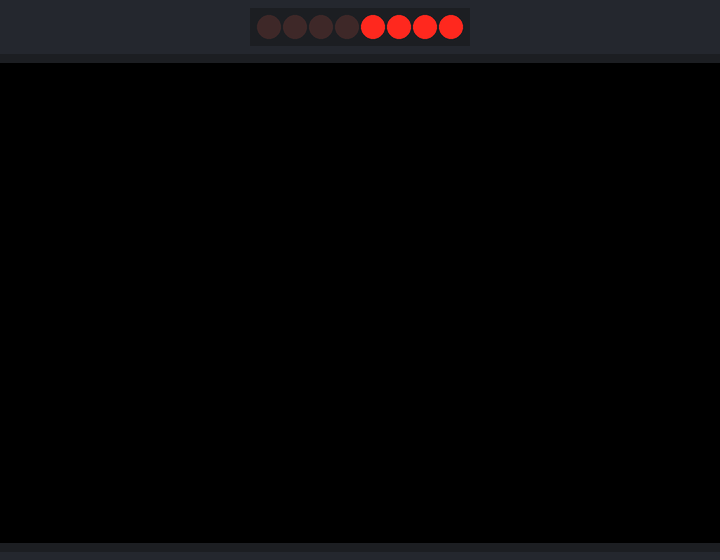
Bench run of a sketch on a simulated ESP32-S3. Shown: 8 port-expander outputs drawn as a row of LEDs (first output left, lit = HIGH), 800×480 colour display. Wiring (inferred from the names in the program): PCF8574 port expander at I2C address 0x24. Wiring (inferred from the signals the program sends): row of LEDs: on Q0, Q1, Q2, Q3, Q4, Q5, Q6, Q7. What the sketch prints to the serial monitor is not drawn.

Above: at 3.3 s.
At 5.8 s:
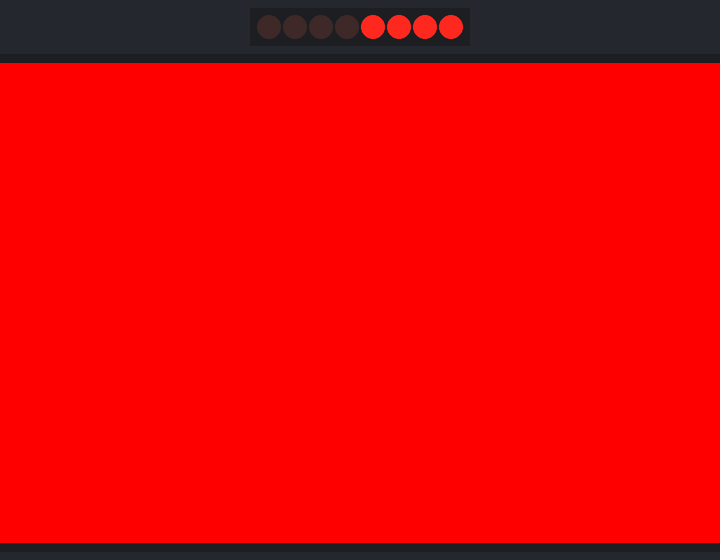
At 8.2 s:
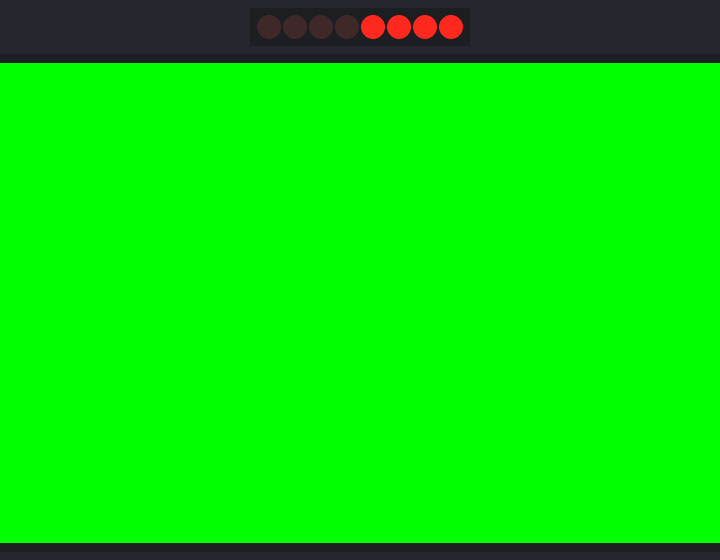
At 10.5 s:
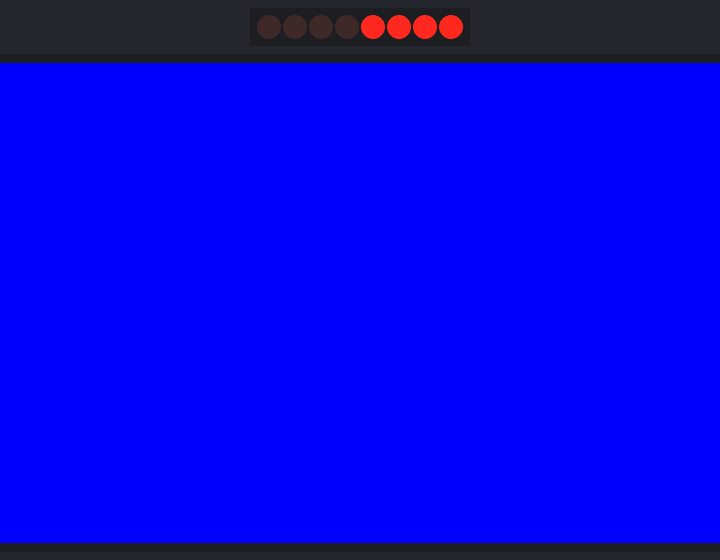
At 12.9 s:
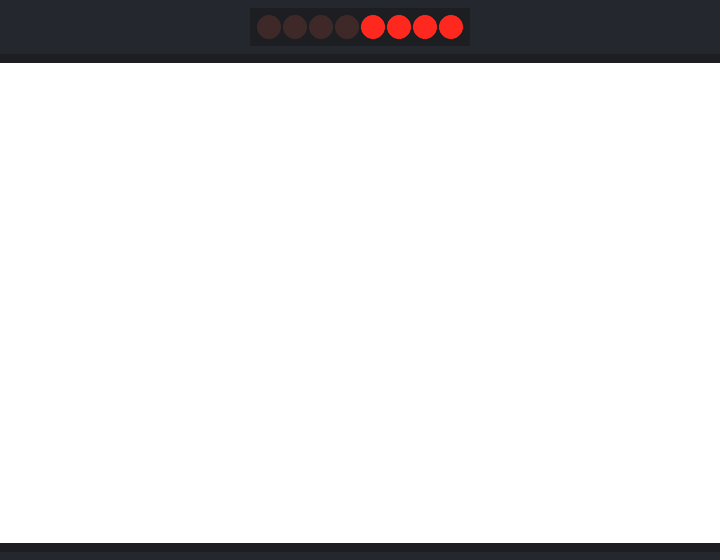
At 23.4 s:
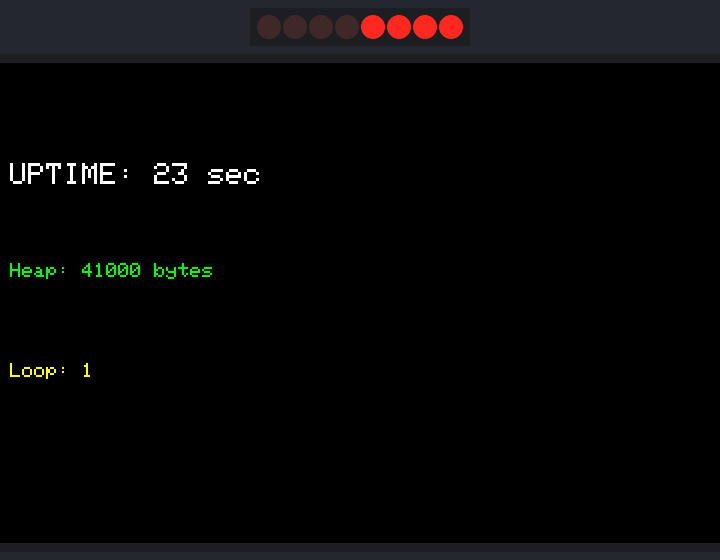
Timing chart, 0 to 24.9 s (numbered marks = the images above):
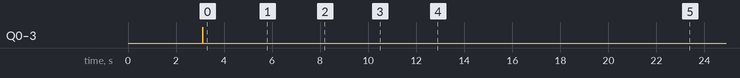

The sketch:

test_schermo_waveshare_5_pollici.ino
```cpp
// ============================================
// TEST DISPLAY - CONFIGURAZIONE CORRETTA PER ESP32-S3-Touch-LCD-5
// ============================================
// Pin mapping corretto + IO expander CH422G per backlight

#include <Arduino.h>
#include <Arduino_GFX_Library.h>
#include <Wire.h>

// ============================================
// CONFIGURAZIONE DISPLAY RGB CORRETTA
// ============================================
#define TFT_WIDTH 800
#define TFT_HEIGHT 480

// Pin RGB corretti per ESP32-S3-Touch-LCD-5 Waveshare (dal datasheet ufficiale)
#define TFT_DE 5
#define TFT_VSYNC 3
#define TFT_HSYNC 46
#define TFT_PCLK 7

// RGB Data pins (verificati da documentazione Waveshare)
#define TFT_R0 1
#define TFT_R1 2
#define TFT_R2 42
#define TFT_R3 41
#define TFT_R4 40

#define TFT_G0 39
#define TFT_G1 0
#define TFT_G2 45
#define TFT_G3 48
#define TFT_G4 47
#define TFT_G5 21

#define TFT_B0 14
#define TFT_B1 38
#define TFT_B2 18
#define TFT_B3 17
#define TFT_B4 10

// Timing parameters corretti (dal esempio funzionante GitHub)
#define HSYNC_POLARITY 0
#define HSYNC_FRONT_PORCH 40
#define HSYNC_PULSE_WIDTH 48
#define HSYNC_BACK_PORCH 88

#define VSYNC_POLARITY 0
#define VSYNC_FRONT_PORCH 13
#define VSYNC_PULSE_WIDTH 3
#define VSYNC_BACK_PORCH 32

#define PCLK_ACTIVE_NEG 1
#define RGB_FREQ 16000000  // 16MHz come nell'esempio funzionante

// ============================================
// IO EXPANDER CH422G CONFIGURATION
// ============================================
#define I2C_SDA_PIN 8
#define I2C_SCL_PIN 9
#define CH422G_ADDRESS 0x24  // Indirizzo I2C del CH422G

// CH422G pin mapping (dal datasheet)
#define CH422G_TP_RST 0   // Touch reset
#define CH422G_LCD_RST 1  // LCD reset
#define CH422G_LCD_BL 2   // LCD backlight
#define CH422G_SD_CS 3    // SD card CS

// ============================================
// VARIABILI GLOBALI
// ============================================
Arduino_ESP32RGBPanel *bus = nullptr;
Arduino_RGB_Display *gfx = nullptr;

// ============================================
// IO EXPANDER FUNCTIONS
// ============================================

bool initIOExpander() {
  Serial.println("=== INIT IO EXPANDER CH422G ===");

  // Inizializza I2C
  Wire.begin(I2C_SDA_PIN, I2C_SCL_PIN);
  Wire.setClock(400000);  // 400kHz

  delay(100);

  // Test comunicazione con CH422G
  Wire.beginTransmission(CH422G_ADDRESS);
  if (Wire.endTransmission() != 0) {
    Serial.println("❌ CH422G non trovato su I2C");
    return false;
  }

  Serial.println("✅ CH422G trovato");

  // Configura tutti i pin come output
  Wire.beginTransmission(CH422G_ADDRESS);
  Wire.write(0x01);  // Set direction register
  Wire.write(0x00);  // All pins as output
  Wire.endTransmission();

  delay(10);

  // Imposta stati iniziali:
  // - LCD_RST = HIGH (rilascia reset LCD)
  // - TP_RST = HIGH (rilascia reset touch)
  // - LCD_BL = HIGH (accende backlight)
  // - SD_CS = HIGH (disabilita SD)

  uint8_t pin_states = (1 << CH422G_LCD_RST) | (1 << CH422G_TP_RST) | (1 << CH422G_LCD_BL) | (1 << CH422G_SD_CS);

  Wire.beginTransmission(CH422G_ADDRESS);
  Wire.write(0x00);  // Output register
  Wire.write(pin_states);
  Wire.endTransmission();

  delay(100);  // Aspetta che il display si stabilizzi

  Serial.println("✅ IO Expander configurato - Backlight ON");
  return true;
}

// ============================================
// DISPLAY FUNCTIONS
// ============================================

bool initDisplay() {
  Serial.println("=== INIT DISPLAY RGB CON PIN CORRETTI ===");

  // Creazione bus RGB con parametri corretti
  bus = new Arduino_ESP32RGBPanel(
    TFT_DE, TFT_VSYNC, TFT_HSYNC, TFT_PCLK,
    TFT_R0, TFT_R1, TFT_R2, TFT_R3, TFT_R4,
    TFT_G0, TFT_G1, TFT_G2, TFT_G3, TFT_G4, TFT_G5,
    TFT_B0, TFT_B1, TFT_B2, TFT_B3, TFT_B4,
    HSYNC_POLARITY, HSYNC_FRONT_PORCH, HSYNC_PULSE_WIDTH, HSYNC_BACK_PORCH,
    VSYNC_POLARITY, VSYNC_FRONT_PORCH, VSYNC_PULSE_WIDTH, VSYNC_BACK_PORCH,
    PCLK_ACTIVE_NEG, RGB_FREQ, true /* auto_flush */
  );

  if (!bus) {
    Serial.println("❌ Errore creazione RGB bus");
    return false;
  }

  gfx = new Arduino_RGB_Display(TFT_WIDTH, TFT_HEIGHT, bus);

  if (!gfx) {
    Serial.println("❌ Errore creazione display");
    return false;
  }

  if (!gfx->begin()) {
    Serial.println("❌ Errore inizializzazione display");
    return false;
  }

  Serial.printf("✅ Display RGB OK: %dx%d @ %dMHz\n",
                TFT_WIDTH, TFT_HEIGHT, RGB_FREQ / 1000000);
  return true;
}

// ============================================
// SETUP
// ============================================
void setup() {
  Serial.begin(115200);
  delay(3000);

  Serial.println("=== TEST ESP32-S3-Touch-LCD-5 - PIN MAPPING CORRETTO ===");
  Serial.printf("Free Heap: %d bytes\n", ESP.getFreeHeap());

  // STEP 1: Inizializza IO expander per backlight
  if (!initIOExpander()) {
    Serial.println("❌ ERRORE: IO Expander non funziona");
    Serial.println("🔧 Possibili cause:");
    Serial.println("   - Pin I2C errati");
    Serial.println("   - CH422G non presente");
    Serial.println("   - Board diversa da ESP32-S3-Touch-LCD-5");
    while (1) {
      delay(1000);
      Serial.println("STUCK - Verifica hardware");
    }
  }

  // STEP 2: Inizializza display RGB
  if (!initDisplay()) {
    Serial.println("❌ ERRORE: Display RGB non funziona");
    while (1) {
      delay(1000);
      Serial.println("STUCK - Display non inizializza");
    }
  }

  Serial.println("🎉 SISTEMA COMPLETO INIZIALIZZATO!");

  // STEP 3: Test visivo completo
  Serial.println("=== TEST VISIVO COMPLETO ===");

  // Test 1: Colori puri con delay maggiore per osservazione
  Serial.println("Test 1: Colori puri...");
  gfx->fillScreen(BLACK);
  delay(2000);
  Serial.println("  - Nero (2 sec)");

  gfx->fillScreen(RED);
  delay(2000);
  Serial.println("  - Rosso (2 sec)");

  gfx->fillScreen(GREEN);
  delay(2000);
  Serial.println("  - Verde (2 sec)");

  gfx->fillScreen(BLUE);
  delay(2000);
  Serial.println("  - Blu (2 sec)");

  gfx->fillScreen(WHITE);
  delay(2000);
  Serial.println("  - Bianco (2 sec)");

  // Test 2: Pattern geometrico
  Serial.println("Test 2: Pattern geometrico...");
  gfx->fillScreen(BLACK);

  // Griglia colorata
  for (int x = 0; x < 800; x += 100) {
    for (int y = 0; y < 480; y += 100) {
      uint16_t color = (x / 100 + y / 100) % 2 ? WHITE : RED;
      gfx->fillRect(x, y, 100, 100, color);
    }
  }

  delay(3000);
  Serial.println("  - Pattern scacchiera (3 sec)");

  // Test 3: Cerchi colorati
  gfx->fillScreen(BLACK);
  gfx->fillCircle(200, 240, 100, RED);
  gfx->fillCircle(400, 240, 100, GREEN);
  gfx->fillCircle(600, 240, 100, BLUE);

  delay(3000);
  Serial.println("  - Cerchi RGB (3 sec)");

  // Test 4: Testo
  gfx->fillScreen(BLACK);
  gfx->setCursor(50, 100);
  gfx->setTextColor(WHITE);
  gfx->setTextSize(3);
  gfx->println("ESP32-S3-Touch-LCD-5");
  gfx->setCursor(50, 200);
  gfx->setTextColor(GREEN);
  gfx->setTextSize(2);
  gfx->println("DISPLAY FUNZIONA!");
  gfx->setCursor(50, 300);
  gfx->setTextColor(YELLOW);
  gfx->println("Pin mapping corretto");
  gfx->setCursor(50, 350);
  gfx->setTextColor(CYAN);
  gfx->println("Backlight attivo");

  Serial.println("  - Testo informativo");

  Serial.println("🎉 TEST COMPLETATO!");
  Serial.println("💡 Se vedi tutti i test sul display, tutto funziona!");
  Serial.printf("Free Heap finale: %d bytes\n", ESP.getFreeHeap());
}

// ============================================
// LOOP
// ============================================
void loop() {
  static uint32_t last_update = 0;
  static uint32_t counter = 0;

  // Aggiorna ogni 5 secondi
  if (millis() - last_update > 5000) {
    counter++;

    // Alternate tra info display e colore casuale
    if (counter % 2 == 1) {
      // Info display
      gfx->fillScreen(BLACK);
      gfx->setCursor(50, 100);
      gfx->setTextColor(WHITE);
      gfx->setTextSize(3);
      gfx->printf("UPTIME: %lu sec", millis() / 1000);
      gfx->setCursor(50, 200);
      gfx->setTextColor(GREEN);
      gfx->setTextSize(2);
      gfx->printf("Heap: %d bytes", ESP.getFreeHeap());
      gfx->setCursor(50, 300);
      gfx->setTextColor(YELLOW);
      gfx->printf("Loop: %lu", counter);
    } else {
      // Colore casuale
      uint16_t colors[] = { RED, GREEN, BLUE, YELLOW, CYAN, MAGENTA };
      uint16_t color = colors[counter % 6];
      gfx->fillScreen(color);

      gfx->setCursor(200, 200);
      gfx->setTextColor(WHITE);
      gfx->setTextSize(4);
      gfx->println("COLOR TEST");
    }

    Serial.printf("⏰ Loop %lu - Heap: %d\n", counter, ESP.getFreeHeap());
    last_update = millis();
  }

  delay(10);
}

/*
📋 RISULTATI ATTESI:

🟢 SE TUTTO FUNZIONA:
   === TEST ESP32-S3-Touch-LCD-5 - PIN MAPPING CORRETTO ===
   ✅ CH422G trovato
   ✅ IO Expander configurato - Backlight ON
   ✅ Display RGB OK: 800x480 @ 16MHz
   🎉 SISTEMA COMPLETO INIZIALIZZATO!

   SUL DISPLAY:
   - Sequenza colori puri (nero→rosso→verde→blu→bianco)
   - Pattern scacchiera rosso/bianco
   - Tre cerchi colorati RGB
   - Testo informativo
   - Loop alternato info/colori

🔴 SE CH422G FALLISCE:
   → Board diversa o pin I2C errati
   → Verifica che sia ESP32-S3-Touch-LCD-5

🟡 SE DISPLAY ANCORA BIANCO:
   → Pin mapping ancora errato
   → Frequenza RGB problematica

🎯 QUESTO TEST È DEFINITIVO:
   Se funziona, abbiamo risolto tutto!
   Se non funziona, dobbiamo verificare il modello esatto della board.
*/
```

Measured:
- what the display in image 0 shows lasts 2.5 s, from 3.2 s to 5.7 s
- what the display in image 1 shows lasts 2.4 s, from 5.7 s to 8.1 s
